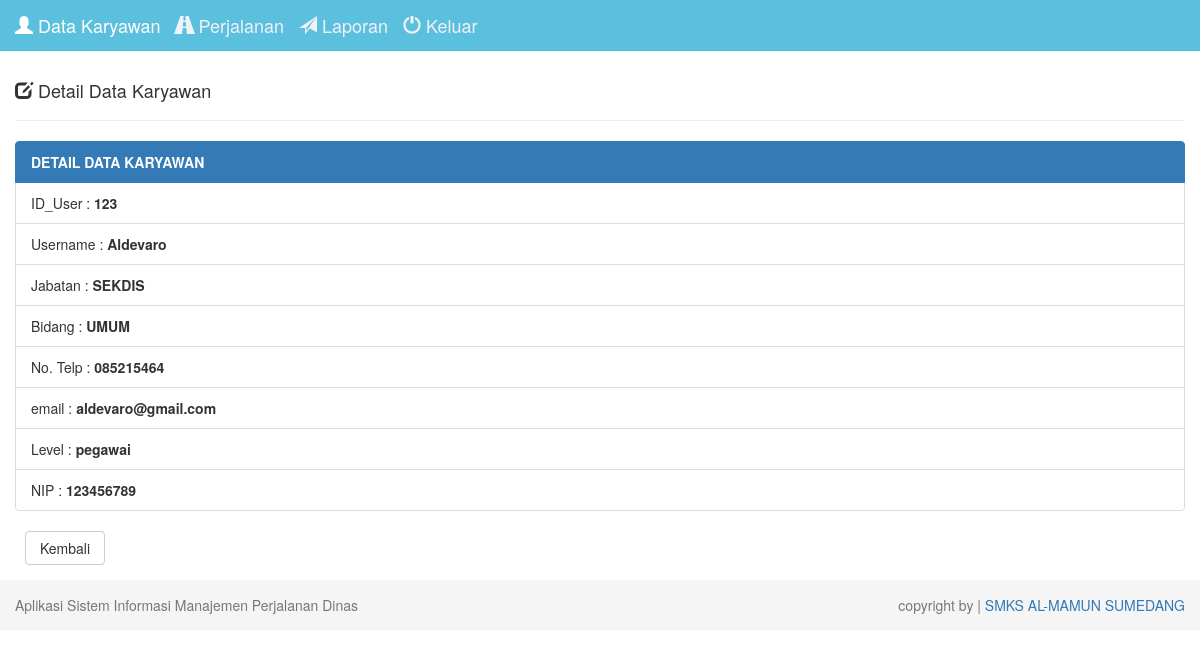
Screenshot of /index.php?page=detail&id=123 (signed in) with the database file from the repository.
### tables this page shows
CREATE TABLE `user` (
  `id_user` int(9) NOT NULL,
  `username` varchar(30) NOT NULL,
  `password` varchar(30) NOT NULL,
  `jabatan` varchar(20) NOT NULL,
  `bidang` varchar(20) NOT NULL,
  `telp` varchar(20) NOT NULL,
  `email` varchar(30) NOT NULL,
  `level` varchar(30) NOT NULL,
  `nip` varchar(9) NOT NULL
);

### detail.php (the view, shortened to what this page needs)
<div class="row">
    <div class="col-md-12">
        <div class="page-header">
            <h4>
                <i class="glyphicon glyphicon-edit"></i>
                Detail Data Karyawan
            </h4>
        </div>
        <?php
        if (isset($_GET['id'])) {
            $id_user   = $_GET['id'];
            $query = mysqli_query($db, "SELECT * FROM user WHERE id_user='$id_user'") or die('Query Error : ' . mysqli_error($db));
            while ($data  = mysqli_fetch_assoc($query)) {
                $id_user      = $data['id_user'];
                $username     = $data['username'];
                $jabatan      = $data['jabatan'];
                $bidang       = $data['bidang'];
                $telp         = $data['telp'];
                $email        = $data['email'];
                $level        = $data['level'];
                $nip          = $data['nip'];
            }
        }
        ?>
        <ul class="list-group">
            <li class="list-group-item active"><b>DETAIL DATA KARYAWAN</b></li>
            <li class="list-group-item">ID_User : <b><?php echo $id_user; ?></b></li>
            <li class="list-group-item">Username : <b><?php echo $username; ?></b></li>
            <li class="list-group-item">Jabatan : <b><?php echo $jabatan; ?></b></li>
            <li class="list-group-item">Bidang : <b><?php echo $bidang; ?></b></li>
            <li class="list-group-item">No. Telp : <b><?php echo $telp; ?></b></li>
            <li class="list-group-item">email : <b><?php echo $email; ?></b></li>
            <li class="list-group-item">Level : <b><?php echo $level; ?></b></li>
            <li class="list-group-item">NIP : <b><?php echo $nip; ?></b></li>
        </ul>
        <div class="form-group">
            <a href="index.php" class="btn btn-default btn-reset">Kembali</a>
        </div>
    </div>
</div>
</div>

### assets/css/style.css (style rules this page uses)
body { padding-top: 40px; }
.btn-reset { width: 80px; margin-left: 10px; }

### rows the page displays
user: id_user "123", username "Aldevaro", jabatan "SEKDIS", bidang "UMUM", telp "085215464", email "aldevaro@gmail.com", level "pegawai", nip "123456789"
